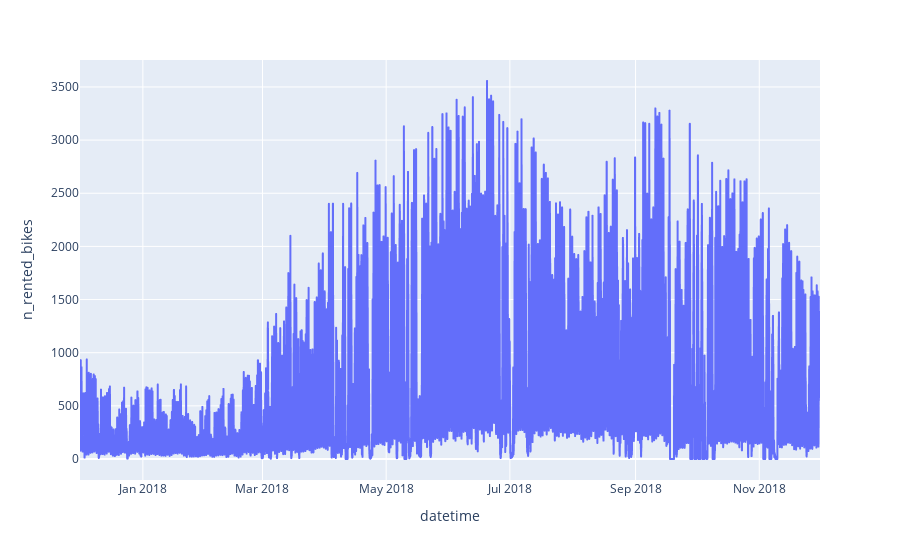

Notebook code cell kept with this figure:
### Markdown cell above
### Visualize bike rentals over time

### Code cell
# Create a line plot of rented bikes over time


px.line(df,x="datetime",y="n_rented_bikes")

### Figure 1 — Plotly figure (JSON) as saved in the notebook; plotly's stock layout.template omitted (floating-point values rounded to 4 significant figures; data arrays with more than 128 entries replaced by an {"elided": "..."} marker saying what was removed)
{"data": [{"hovertemplate": "datetime=%{x}<br>n_rented_bikes=%{y}<extra></extra>", "legendgroup": "", "line": {"color": "#636efa", "dash": "solid"}, "marker": {"symbol": "circle"}, "mode": "lines", "name": "", "showlegend": false, "type": "scattergl", "x": {"elided": "8760 str values"}, "xaxis": "x", "y": {"elided": "8760 int values"}, "yaxis": "y"}], "layout": {"autosize": true, "dragmode": "pan", "legend": {"tracegroupgap": 0}, "margin": {"t": 60}, "xaxis": {"anchor": "y", "autorange": true, "domain": [0, 1], "range": ["2017-12-01", "2018-11-30 23:00"], "showspikes": false, "title": {"text": "datetime"}, "type": "date"}, "yaxis": {"anchor": "x", "autorange": true, "domain": [0, 1], "range": [-197.6, 3754.0], "showspikes": false, "title": {"text": "n_rented_bikes"}, "type": "linear"}}}
